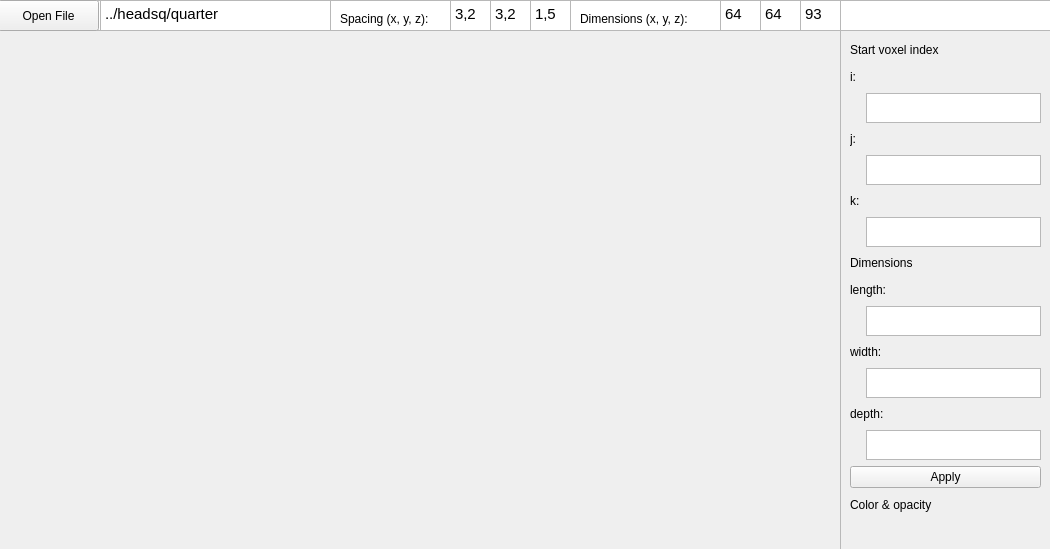
<?xml version="1.0" encoding="UTF-8"?>
<ui version="4.0">
 <class>gui</class>
 <widget class="QMainWindow" name="gui">
  <property name="geometry">
   <rect>
    <x>0</x>
    <y>0</y>
    <width>1050</width>
    <height>549</height>
   </rect>
  </property>
  <property name="windowTitle">
   <string>gui</string>
  </property>
  <property name="windowIcon">
   <iconset>
    <normaloff>:/Icons/help.png</normaloff>:/Icons/help.png</iconset>
  </property>
  <property name="iconSize">
   <size>
    <width>22</width>
    <height>22</height>
   </size>
  </property>
  <widget class="QWidget" name="centralwidget">
   <property name="sizePolicy">
    <sizepolicy hsizetype="Maximum" vsizetype="Maximum">
     <horstretch>0</horstretch>
     <verstretch>0</verstretch>
    </sizepolicy>
   </property>
   <widget class="QVTKOpenGLNativeWidget" name="qvtkWidget" native="true">
    <property name="geometry">
     <rect>
      <x>60</x>
      <y>30</y>
      <width>741</width>
      <height>511</height>
     </rect>
    </property>
   </widget>
   <widget class="QScrollArea" name="scrollArea">
    <property name="geometry">
     <rect>
      <x>840</x>
      <y>30</y>
      <width>211</width>
      <height>521</height>
     </rect>
    </property>
    <property name="maximumSize">
     <size>
      <width>211</width>
      <height>16777215</height>
     </size>
    </property>
    <property name="widgetResizable">
     <bool>true</bool>
    </property>
    <widget class="QWidget" name="scrollAreaWidgetContents">
     <property name="geometry">
      <rect>
       <x>0</x>
       <y>0</y>
       <width>195</width>
       <height>591</height>
      </rect>
     </property>
     <layout class="QFormLayout" name="formLayout">
      <item row="0" column="0" colspan="2">
       <widget class="QLabel" name="label">
        <property name="text">
         <string>Start voxel index</string>
        </property>
       </widget>
      </item>
      <item row="2" column="0">
       <widget class="QLabel" name="label_3">
        <property name="text">
         <string>i:</string>
        </property>
       </widget>
      </item>
      <item row="3" column="1">
       <widget class="QTextEdit" name="iText">
        <property name="sizePolicy">
         <sizepolicy hsizetype="Expanding" vsizetype="Expanding">
          <horstretch>0</horstretch>
          <verstretch>0</verstretch>
         </sizepolicy>
        </property>
        <property name="maximumSize">
         <size>
          <width>16777215</width>
          <height>30</height>
         </size>
        </property>
       </widget>
      </item>
      <item row="6" column="0">
       <widget class="QLabel" name="label_4">
        <property name="text">
         <string>j:</string>
        </property>
       </widget>
      </item>
      <item row="7" column="1">
       <widget class="QTextEdit" name="jText">
        <property name="maximumSize">
         <size>
          <width>16777215</width>
          <height>30</height>
         </size>
        </property>
       </widget>
      </item>
      <item row="10" column="0">
       <widget class="QLabel" name="label_5">
        <property name="text">
         <string>k:</string>
        </property>
       </widget>
      </item>
      <item row="14" column="0" colspan="2">
       <widget class="QLabel" name="label_2">
        <property name="text">
         <string>Dimensions</string>
        </property>
       </widget>
      </item>
      <item row="16" column="0" colspan="2">
       <widget class="QLabel" name="label_8">
        <property name="text">
         <string>length:</string>
        </property>
       </widget>
      </item>
      <item row="18" column="1">
       <widget class="QTextEdit" name="lengthText">
        <property name="maximumSize">
         <size>
          <width>16777215</width>
          <height>30</height>
         </size>
        </property>
       </widget>
      </item>
      <item row="20" column="0" colspan="2">
       <widget class="QLabel" name="label_6">
        <property name="text">
         <string>width:</string>
        </property>
       </widget>
      </item>
      <item row="21" column="1">
       <widget class="QTextEdit" name="widthText">
        <property name="maximumSize">
         <size>
          <width>16777215</width>
          <height>30</height>
         </size>
        </property>
       </widget>
      </item>
      <item row="23" column="0" colspan="2">
       <widget class="QLabel" name="label_7">
        <property name="text">
         <string>depth:</string>
        </property>
       </widget>
      </item>
      <item row="24" column="1">
       <widget class="QTextEdit" name="depthText">
        <property name="maximumSize">
         <size>
          <width>16777215</width>
          <height>30</height>
         </size>
        </property>
       </widget>
      </item>
      <item row="26" column="0" colspan="2">
       <widget class="QPushButton" name="pushButton">
        <property name="text">
         <string>Apply</string>
        </property>
       </widget>
      </item>
      <item row="33" column="0">
       <widget class="QLabel" name="label_10">
        <property name="text">
         <string/>
        </property>
       </widget>
      </item>
      <item row="11" column="1">
       <widget class="QTextEdit" name="kText">
        <property name="maximumSize">
         <size>
          <width>16777215</width>
          <height>30</height>
         </size>
        </property>
       </widget>
      </item>
      <item row="29" column="0" colspan="2">
       <widget class="QLabel" name="label_9">
        <property name="text">
         <string>Color &amp; opacity</string>
        </property>
       </widget>
      </item>
     </layout>
    </widget>
   </widget>
   <widget class="QListView" name="listView">
    <property name="geometry">
     <rect>
      <x>0</x>
      <y>0</y>
      <width>1051</width>
      <height>31</height>
     </rect>
    </property>
   </widget>
   <widget class="QPushButton" name="openButton">
    <property name="geometry">
     <rect>
      <x>-2</x>
      <y>0</y>
      <width>101</width>
      <height>31</height>
     </rect>
    </property>
    <property name="text">
     <string>Open File</string>
    </property>
   </widget>
   <widget class="QTextEdit" name="filePath">
    <property name="geometry">
     <rect>
      <x>100</x>
      <y>0</y>
      <width>231</width>
      <height>31</height>
     </rect>
    </property>
    <property name="html">
     <string>&lt;!DOCTYPE HTML PUBLIC &quot;-//W3C//DTD HTML 4.0//EN&quot; &quot;http://www.w3.org/TR/REC-html40/strict.dtd&quot;&gt;
&lt;html&gt;&lt;head&gt;&lt;meta name=&quot;qrichtext&quot; content=&quot;1&quot; /&gt;&lt;style type=&quot;text/css&quot;&gt;
p, li { white-space: pre-wrap; }
&lt;/style&gt;&lt;/head&gt;&lt;body style=&quot; font-family:'Ubuntu'; font-size:11pt; font-weight:400; font-style:normal;&quot;&gt;
&lt;p style=&quot; margin-top:0px; margin-bottom:0px; margin-left:0px; margin-right:0px; -qt-block-indent:0; text-indent:0px;&quot;&gt;../headsq/quarter&lt;/p&gt;&lt;/body&gt;&lt;/html&gt;</string>
    </property>
   </widget>
   <widget class="QTextEdit" name="sx">
    <property name="geometry">
     <rect>
      <x>450</x>
      <y>0</y>
      <width>41</width>
      <height>31</height>
     </rect>
    </property>
    <property name="html">
     <string>&lt;!DOCTYPE HTML PUBLIC &quot;-//W3C//DTD HTML 4.0//EN&quot; &quot;http://www.w3.org/TR/REC-html40/strict.dtd&quot;&gt;
&lt;html&gt;&lt;head&gt;&lt;meta name=&quot;qrichtext&quot; content=&quot;1&quot; /&gt;&lt;style type=&quot;text/css&quot;&gt;
p, li { white-space: pre-wrap; }
&lt;/style&gt;&lt;/head&gt;&lt;body style=&quot; font-family:'Ubuntu'; font-size:11pt; font-weight:400; font-style:normal;&quot;&gt;
&lt;p style=&quot; margin-top:0px; margin-bottom:0px; margin-left:0px; margin-right:0px; -qt-block-indent:0; text-indent:0px;&quot;&gt;3,2&lt;/p&gt;&lt;/body&gt;&lt;/html&gt;</string>
    </property>
   </widget>
   <widget class="QLabel" name="label_11">
    <property name="geometry">
     <rect>
      <x>340</x>
      <y>10</y>
      <width>111</width>
      <height>17</height>
     </rect>
    </property>
    <property name="text">
     <string>Spacing (x, y, z): </string>
    </property>
   </widget>
   <widget class="QTextEdit" name="sy">
    <property name="geometry">
     <rect>
      <x>490</x>
      <y>0</y>
      <width>41</width>
      <height>31</height>
     </rect>
    </property>
    <property name="html">
     <string>&lt;!DOCTYPE HTML PUBLIC &quot;-//W3C//DTD HTML 4.0//EN&quot; &quot;http://www.w3.org/TR/REC-html40/strict.dtd&quot;&gt;
&lt;html&gt;&lt;head&gt;&lt;meta name=&quot;qrichtext&quot; content=&quot;1&quot; /&gt;&lt;style type=&quot;text/css&quot;&gt;
p, li { white-space: pre-wrap; }
&lt;/style&gt;&lt;/head&gt;&lt;body style=&quot; font-family:'Ubuntu'; font-size:11pt; font-weight:400; font-style:normal;&quot;&gt;
&lt;p style=&quot; margin-top:0px; margin-bottom:0px; margin-left:0px; margin-right:0px; -qt-block-indent:0; text-indent:0px;&quot;&gt;3,2&lt;/p&gt;&lt;/body&gt;&lt;/html&gt;</string>
    </property>
   </widget>
   <widget class="QTextEdit" name="sz">
    <property name="geometry">
     <rect>
      <x>530</x>
      <y>0</y>
      <width>41</width>
      <height>31</height>
     </rect>
    </property>
    <property name="html">
     <string>&lt;!DOCTYPE HTML PUBLIC &quot;-//W3C//DTD HTML 4.0//EN&quot; &quot;http://www.w3.org/TR/REC-html40/strict.dtd&quot;&gt;
&lt;html&gt;&lt;head&gt;&lt;meta name=&quot;qrichtext&quot; content=&quot;1&quot; /&gt;&lt;style type=&quot;text/css&quot;&gt;
p, li { white-space: pre-wrap; }
&lt;/style&gt;&lt;/head&gt;&lt;body style=&quot; font-family:'Ubuntu'; font-size:11pt; font-weight:400; font-style:normal;&quot;&gt;
&lt;p style=&quot; margin-top:0px; margin-bottom:0px; margin-left:0px; margin-right:0px; -qt-block-indent:0; text-indent:0px;&quot;&gt;1,5&lt;/p&gt;&lt;/body&gt;&lt;/html&gt;</string>
    </property>
   </widget>
   <widget class="QLabel" name="label_12">
    <property name="geometry">
     <rect>
      <x>580</x>
      <y>10</y>
      <width>141</width>
      <height>17</height>
     </rect>
    </property>
    <property name="text">
     <string>Dimensions (x, y, z):</string>
    </property>
   </widget>
   <widget class="QTextEdit" name="dx">
    <property name="geometry">
     <rect>
      <x>720</x>
      <y>0</y>
      <width>41</width>
      <height>31</height>
     </rect>
    </property>
    <property name="html">
     <string>&lt;!DOCTYPE HTML PUBLIC &quot;-//W3C//DTD HTML 4.0//EN&quot; &quot;http://www.w3.org/TR/REC-html40/strict.dtd&quot;&gt;
&lt;html&gt;&lt;head&gt;&lt;meta name=&quot;qrichtext&quot; content=&quot;1&quot; /&gt;&lt;style type=&quot;text/css&quot;&gt;
p, li { white-space: pre-wrap; }
&lt;/style&gt;&lt;/head&gt;&lt;body style=&quot; font-family:'Ubuntu'; font-size:11pt; font-weight:400; font-style:normal;&quot;&gt;
&lt;p style=&quot; margin-top:0px; margin-bottom:0px; margin-left:0px; margin-right:0px; -qt-block-indent:0; text-indent:0px;&quot;&gt;64&lt;/p&gt;&lt;/body&gt;&lt;/html&gt;</string>
    </property>
   </widget>
   <widget class="QTextEdit" name="dy">
    <property name="geometry">
     <rect>
      <x>760</x>
      <y>0</y>
      <width>41</width>
      <height>31</height>
     </rect>
    </property>
    <property name="html">
     <string>&lt;!DOCTYPE HTML PUBLIC &quot;-//W3C//DTD HTML 4.0//EN&quot; &quot;http://www.w3.org/TR/REC-html40/strict.dtd&quot;&gt;
&lt;html&gt;&lt;head&gt;&lt;meta name=&quot;qrichtext&quot; content=&quot;1&quot; /&gt;&lt;style type=&quot;text/css&quot;&gt;
p, li { white-space: pre-wrap; }
&lt;/style&gt;&lt;/head&gt;&lt;body style=&quot; font-family:'Ubuntu'; font-size:11pt; font-weight:400; font-style:normal;&quot;&gt;
&lt;p style=&quot; margin-top:0px; margin-bottom:0px; margin-left:0px; margin-right:0px; -qt-block-indent:0; text-indent:0px;&quot;&gt;64&lt;/p&gt;&lt;/body&gt;&lt;/html&gt;</string>
    </property>
   </widget>
   <widget class="QTextEdit" name="dz">
    <property name="geometry">
     <rect>
      <x>800</x>
      <y>0</y>
      <width>41</width>
      <height>31</height>
     </rect>
    </property>
    <property name="html">
     <string>&lt;!DOCTYPE HTML PUBLIC &quot;-//W3C//DTD HTML 4.0//EN&quot; &quot;http://www.w3.org/TR/REC-html40/strict.dtd&quot;&gt;
&lt;html&gt;&lt;head&gt;&lt;meta name=&quot;qrichtext&quot; content=&quot;1&quot; /&gt;&lt;style type=&quot;text/css&quot;&gt;
p, li { white-space: pre-wrap; }
&lt;/style&gt;&lt;/head&gt;&lt;body style=&quot; font-family:'Ubuntu'; font-size:11pt; font-weight:400; font-style:normal;&quot;&gt;
&lt;p style=&quot; margin-top:0px; margin-bottom:0px; margin-left:0px; margin-right:0px; -qt-block-indent:0; text-indent:0px;&quot;&gt;93&lt;/p&gt;&lt;/body&gt;&lt;/html&gt;</string>
    </property>
   </widget>
  </widget>
  <action name="actionOpenFile">
   <property name="enabled">
    <bool>true</bool>
   </property>
   <property name="icon">
    <iconset>
     <normaloff>:/Icons/fileopen.png</normaloff>:/Icons/fileopen.png</iconset>
   </property>
   <property name="text">
    <string>Open File...</string>
   </property>
  </action>
  <action name="actionExit">
   <property name="icon">
    <iconset>
     <normaloff>.</normaloff>.</iconset>
   </property>
   <property name="text">
    <string>Exit</string>
   </property>
  </action>
  <action name="actionPrint">
   <property name="icon">
    <iconset>
     <normaloff>:/Icons/print.png</normaloff>:/Icons/print.png</iconset>
   </property>
   <property name="text">
    <string>Print</string>
   </property>
  </action>
  <action name="actionHelp">
   <property name="icon">
    <iconset>
     <normaloff>:/Icons/help.png</normaloff>:/Icons/help.png</iconset>
   </property>
   <property name="text">
    <string>Help</string>
   </property>
  </action>
  <action name="actionSave">
   <property name="icon">
    <iconset>
     <normaloff>:/Icons/filesave.png</normaloff>:/Icons/filesave.png</iconset>
   </property>
   <property name="text">
    <string>Save</string>
   </property>
  </action>
 </widget>
 <customwidgets>
  <customwidget>
   <class>QVTKOpenGLNativeWidget</class>
   <extends>QWidget</extends>
   <header>QVTKOpenGLNativeWidget.h</header>
  </customwidget>
 </customwidgets>
 <resources/>
 <connections/>
</ui>
